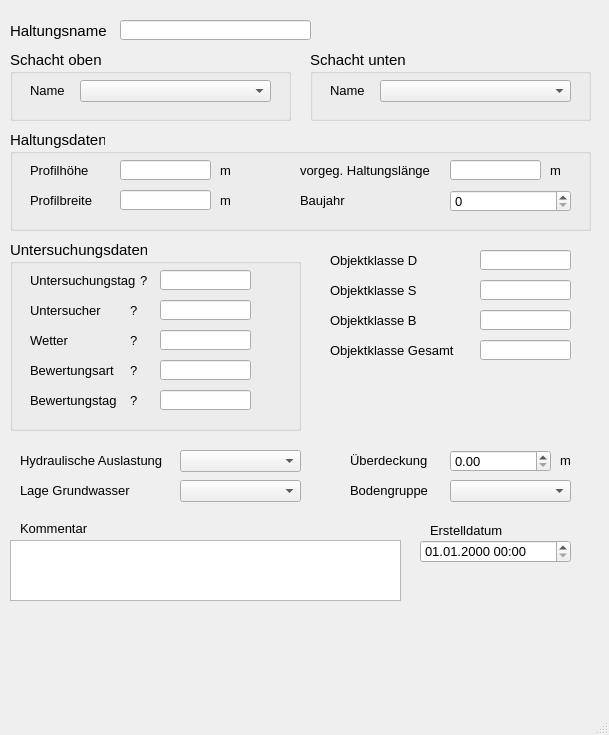
<?xml version="1.0" encoding="UTF-8"?>
<ui version="4.0">
 <class>MainWindow</class>
 <widget class="QMainWindow" name="MainWindow">
  <property name="geometry">
   <rect>
    <x>0</x>
    <y>0</y>
    <width>609</width>
    <height>735</height>
   </rect>
  </property>
  <property name="sizePolicy">
   <sizepolicy hsizetype="Preferred" vsizetype="Preferred">
    <horstretch>0</horstretch>
    <verstretch>0</verstretch>
   </sizepolicy>
  </property>
  <property name="minimumSize">
   <size>
    <width>0</width>
    <height>0</height>
   </size>
  </property>
  <property name="baseSize">
   <size>
    <width>0</width>
    <height>0</height>
   </size>
  </property>
  <property name="font">
   <font>
    <family>Tahoma</family>
    <pointsize>10</pointsize>
   </font>
  </property>
  <property name="windowTitle">
   <string>MainWindow</string>
  </property>
  <widget class="QWidget" name="centralwidget">
   <widget class="QLabel" name="label">
    <property name="geometry">
     <rect>
      <x>10</x>
      <y>20</y>
      <width>131</width>
      <height>21</height>
     </rect>
    </property>
    <property name="font">
     <font>
      <family>Tahoma</family>
      <pointsize>11</pointsize>
     </font>
    </property>
    <property name="text">
     <string>Haltungsname</string>
    </property>
   </widget>
   <widget class="QGroupBox" name="groupBox">
    <property name="geometry">
     <rect>
      <x>10</x>
      <y>50</y>
      <width>281</width>
      <height>71</height>
     </rect>
    </property>
    <property name="font">
     <font>
      <family>Tahoma</family>
      <pointsize>11</pointsize>
     </font>
    </property>
    <property name="toolTip">
     <string>&lt;html&gt;&lt;head/&gt;&lt;body&gt;&lt;p&gt;Name des oberen Schachts&lt;/p&gt;&lt;/body&gt;&lt;/html&gt;</string>
    </property>
    <property name="statusTip">
     <string>Name des oberen Schachts</string>
    </property>
    <property name="title">
     <string>Schacht oben</string>
    </property>
    <widget class="QLabel" name="label_3">
     <property name="geometry">
      <rect>
       <x>20</x>
       <y>30</y>
       <width>91</width>
       <height>21</height>
      </rect>
     </property>
     <property name="font">
      <font>
       <family>Tahoma</family>
       <pointsize>10</pointsize>
      </font>
     </property>
     <property name="text">
      <string>Name</string>
     </property>
    </widget>
    <widget class="QComboBox" name="schoben">
     <property name="geometry">
      <rect>
       <x>70</x>
       <y>30</y>
       <width>191</width>
       <height>22</height>
      </rect>
     </property>
     <property name="font">
      <font>
       <family>Tahoma</family>
       <pointsize>10</pointsize>
      </font>
     </property>
    </widget>
   </widget>
   <widget class="QGroupBox" name="groupBox_3">
    <property name="geometry">
     <rect>
      <x>310</x>
      <y>50</y>
      <width>281</width>
      <height>71</height>
     </rect>
    </property>
    <property name="font">
     <font>
      <family>Tahoma</family>
      <pointsize>11</pointsize>
     </font>
    </property>
    <property name="title">
     <string>Schacht unten</string>
    </property>
    <widget class="QLabel" name="label_9">
     <property name="geometry">
      <rect>
       <x>20</x>
       <y>30</y>
       <width>71</width>
       <height>21</height>
      </rect>
     </property>
     <property name="font">
      <font>
       <family>Tahoma</family>
       <pointsize>10</pointsize>
      </font>
     </property>
     <property name="text">
      <string>Name</string>
     </property>
    </widget>
    <widget class="QComboBox" name="schunten">
     <property name="geometry">
      <rect>
       <x>70</x>
       <y>30</y>
       <width>191</width>
       <height>22</height>
      </rect>
     </property>
     <property name="font">
      <font>
       <family>Tahoma</family>
       <pointsize>10</pointsize>
      </font>
     </property>
     <property name="toolTip">
      <string>&lt;html&gt;&lt;head/&gt;&lt;body&gt;&lt;p&gt;Name des unteren Schachts&lt;/p&gt;&lt;/body&gt;&lt;/html&gt;</string>
     </property>
     <property name="statusTip">
      <string>Name des unteren Schachts</string>
     </property>
    </widget>
   </widget>
   <widget class="QTextEdit" name="kommentar">
    <property name="geometry">
     <rect>
      <x>10</x>
      <y>540</y>
      <width>391</width>
      <height>61</height>
     </rect>
    </property>
    <property name="font">
     <font>
      <family>Tahoma</family>
      <pointsize>10</pointsize>
     </font>
    </property>
    <property name="toolTip">
     <string>&lt;html&gt;&lt;head/&gt;&lt;body&gt;&lt;p&gt;Platz für zusätzliche Kommentare.&lt;/p&gt;&lt;/body&gt;&lt;/html&gt;</string>
    </property>
    <property name="statusTip">
     <string>Platz für zusätzliche Kommentare.</string>
    </property>
   </widget>
   <widget class="QLabel" name="label_22">
    <property name="geometry">
     <rect>
      <x>20</x>
      <y>520</y>
      <width>81</width>
      <height>16</height>
     </rect>
    </property>
    <property name="font">
     <font>
      <family>Tahoma</family>
      <pointsize>10</pointsize>
     </font>
    </property>
    <property name="text">
     <string>Kommentar</string>
    </property>
   </widget>
   <widget class="QLineEdit" name="haltnam">
    <property name="geometry">
     <rect>
      <x>120</x>
      <y>20</y>
      <width>191</width>
      <height>20</height>
     </rect>
    </property>
    <property name="font">
     <font>
      <family>Tahoma</family>
      <pointsize>10</pointsize>
     </font>
    </property>
    <property name="toolTip">
     <string>&lt;html&gt;&lt;head/&gt;&lt;body&gt;&lt;p&gt;Eindeutiger Haltungsname&lt;/p&gt;&lt;/body&gt;&lt;/html&gt;</string>
    </property>
    <property name="statusTip">
     <string>Eindeutiger Haltungsname</string>
    </property>
   </widget>
   <widget class="QGroupBox" name="groupBox_2">
    <property name="geometry">
     <rect>
      <x>10</x>
      <y>130</y>
      <width>581</width>
      <height>101</height>
     </rect>
    </property>
    <property name="font">
     <font>
      <family>Tahoma</family>
      <pointsize>11</pointsize>
     </font>
    </property>
    <property name="title">
     <string>Haltungsdaten</string>
    </property>
    <widget class="QLabel" name="label_7">
     <property name="geometry">
      <rect>
       <x>20</x>
       <y>60</y>
       <width>101</width>
       <height>21</height>
      </rect>
     </property>
     <property name="font">
      <font>
       <family>Tahoma</family>
       <pointsize>10</pointsize>
      </font>
     </property>
     <property name="text">
      <string>Profilbreite</string>
     </property>
    </widget>
    <widget class="QLabel" name="label_20">
     <property name="geometry">
      <rect>
       <x>210</x>
       <y>60</y>
       <width>31</width>
       <height>21</height>
      </rect>
     </property>
     <property name="font">
      <font>
       <family>Tahoma</family>
       <pointsize>10</pointsize>
      </font>
     </property>
     <property name="text">
      <string>m </string>
     </property>
    </widget>
    <widget class="QLabel" name="label_21">
     <property name="geometry">
      <rect>
       <x>540</x>
       <y>30</y>
       <width>31</width>
       <height>21</height>
      </rect>
     </property>
     <property name="font">
      <font>
       <family>Tahoma</family>
       <pointsize>10</pointsize>
      </font>
     </property>
     <property name="text">
      <string>m </string>
     </property>
    </widget>
    <widget class="QLineEdit" name="laenge">
     <property name="geometry">
      <rect>
       <x>440</x>
       <y>30</y>
       <width>91</width>
       <height>20</height>
      </rect>
     </property>
     <property name="font">
      <font>
       <family>Tahoma</family>
       <pointsize>10</pointsize>
      </font>
     </property>
     <property name="toolTip">
      <string>&lt;html&gt;&lt;head/&gt;&lt;body&gt;&lt;p&gt;&lt;span style=&quot; font-size:10pt;&quot;&gt;vorgegebene Haltungslänge, falls diese nicht automatisch berechnet werden soll&lt;/span&gt;&lt;/p&gt;&lt;/body&gt;&lt;/html&gt;</string>
     </property>
     <property name="statusTip">
      <string>vorgegebene Haltungslänge, falls diese nicht automatisch berechnet werden soll</string>
     </property>
    </widget>
    <widget class="QLabel" name="label_17">
     <property name="geometry">
      <rect>
       <x>290</x>
       <y>30</y>
       <width>151</width>
       <height>21</height>
      </rect>
     </property>
     <property name="font">
      <font>
       <family>Tahoma</family>
       <pointsize>10</pointsize>
      </font>
     </property>
     <property name="text">
      <string>vorgeg. Haltungslänge</string>
     </property>
    </widget>
    <widget class="QLineEdit" name="hoehe">
     <property name="geometry">
      <rect>
       <x>110</x>
       <y>30</y>
       <width>91</width>
       <height>20</height>
      </rect>
     </property>
     <property name="font">
      <font>
       <family>Tahoma</family>
       <pointsize>10</pointsize>
      </font>
     </property>
     <property name="toolTip">
      <string>&lt;html&gt;&lt;head/&gt;&lt;body&gt;&lt;p&gt;Bedeutung hängt vom Profiltyp ab&lt;/p&gt;&lt;/body&gt;&lt;/html&gt;</string>
     </property>
     <property name="statusTip">
      <string>Bedeutung hängt vom Profiltyp ab</string>
     </property>
    </widget>
    <widget class="QLabel" name="label_16">
     <property name="geometry">
      <rect>
       <x>210</x>
       <y>30</y>
       <width>31</width>
       <height>21</height>
      </rect>
     </property>
     <property name="font">
      <font>
       <family>Tahoma</family>
       <pointsize>10</pointsize>
      </font>
     </property>
     <property name="text">
      <string>m </string>
     </property>
    </widget>
    <widget class="QLineEdit" name="breite">
     <property name="geometry">
      <rect>
       <x>110</x>
       <y>60</y>
       <width>91</width>
       <height>20</height>
      </rect>
     </property>
     <property name="font">
      <font>
       <family>Tahoma</family>
       <pointsize>10</pointsize>
      </font>
     </property>
     <property name="toolTip">
      <string>&lt;html&gt;&lt;head/&gt;&lt;body&gt;&lt;p&gt;Bedeutung hängt vom Profiltyp ab&lt;/p&gt;&lt;/body&gt;&lt;/html&gt;</string>
     </property>
     <property name="statusTip">
      <string>Bedeutung hängt vom Profiltyp ab</string>
     </property>
    </widget>
    <widget class="QLabel" name="label_6">
     <property name="geometry">
      <rect>
       <x>20</x>
       <y>30</y>
       <width>101</width>
       <height>21</height>
      </rect>
     </property>
     <property name="font">
      <font>
       <family>Tahoma</family>
       <pointsize>10</pointsize>
      </font>
     </property>
     <property name="text">
      <string>Profilhöhe</string>
     </property>
    </widget>
    <widget class="QSpinBox" name="baujahr">
     <property name="geometry">
      <rect>
       <x>440</x>
       <y>60</y>
       <width>121</width>
       <height>22</height>
      </rect>
     </property>
     <property name="font">
      <font>
       <family>Tahoma</family>
       <pointsize>10</pointsize>
      </font>
     </property>
    </widget>
    <widget class="QLabel" name="label_60">
     <property name="geometry">
      <rect>
       <x>290</x>
       <y>60</y>
       <width>151</width>
       <height>21</height>
      </rect>
     </property>
     <property name="font">
      <font>
       <family>Tahoma</family>
       <pointsize>10</pointsize>
      </font>
     </property>
     <property name="text">
      <string>Baujahr</string>
     </property>
    </widget>
   </widget>
   <widget class="QLabel" name="label_52">
    <property name="geometry">
     <rect>
      <x>20</x>
      <y>450</y>
      <width>151</width>
      <height>21</height>
     </rect>
    </property>
    <property name="text">
     <string>Hydraulische Auslastung</string>
    </property>
   </widget>
   <widget class="QComboBox" name="hydraulische_auslastung">
    <property name="geometry">
     <rect>
      <x>180</x>
      <y>450</y>
      <width>121</width>
      <height>22</height>
     </rect>
    </property>
    <item>
     <property name="text">
      <string/>
     </property>
    </item>
    <item>
     <property name="text">
      <string>eingehalten</string>
     </property>
    </item>
    <item>
     <property name="text">
      <string>nicht eingehalten</string>
     </property>
    </item>
   </widget>
   <widget class="QLabel" name="label_53">
    <property name="geometry">
     <rect>
      <x>20</x>
      <y>480</y>
      <width>151</width>
      <height>21</height>
     </rect>
    </property>
    <property name="text">
     <string>Lage Grundwasser</string>
    </property>
   </widget>
   <widget class="QComboBox" name="lage_grundwasser">
    <property name="geometry">
     <rect>
      <x>180</x>
      <y>480</y>
      <width>121</width>
      <height>22</height>
     </rect>
    </property>
    <item>
     <property name="text">
      <string/>
     </property>
    </item>
    <item>
     <property name="text">
      <string>kein Grundwasser</string>
     </property>
    </item>
    <item>
     <property name="text">
      <string>im Grundwasser</string>
     </property>
    </item>
    <item>
     <property name="text">
      <string>in der Wechselzone</string>
     </property>
    </item>
    <item>
     <property name="text">
      <string>oberhalb des Grundwassers</string>
     </property>
    </item>
   </widget>
   <widget class="QLabel" name="label_55">
    <property name="geometry">
     <rect>
      <x>350</x>
      <y>450</y>
      <width>151</width>
      <height>21</height>
     </rect>
    </property>
    <property name="text">
     <string>Überdeckung</string>
    </property>
   </widget>
   <widget class="QLabel" name="label_56">
    <property name="geometry">
     <rect>
      <x>350</x>
      <y>480</y>
      <width>151</width>
      <height>21</height>
     </rect>
    </property>
    <property name="text">
     <string>Bodengruppe</string>
    </property>
   </widget>
   <widget class="QComboBox" name="bodengruppe">
    <property name="geometry">
     <rect>
      <x>450</x>
      <y>480</y>
      <width>121</width>
      <height>22</height>
     </rect>
    </property>
    <item>
     <property name="text">
      <string/>
     </property>
    </item>
    <item>
     <property name="text">
      <string>Bodengruppe 1</string>
     </property>
    </item>
    <item>
     <property name="text">
      <string>Bodengruppe 2</string>
     </property>
    </item>
    <item>
     <property name="text">
      <string>Bodengruppe 3</string>
     </property>
    </item>
    <item>
     <property name="text">
      <string>Bodengruppe 4</string>
     </property>
    </item>
   </widget>
   <widget class="QDoubleSpinBox" name="ueberdeckung">
    <property name="geometry">
     <rect>
      <x>450</x>
      <y>450</y>
      <width>101</width>
      <height>22</height>
     </rect>
    </property>
   </widget>
   <widget class="QLabel" name="label_18">
    <property name="geometry">
     <rect>
      <x>560</x>
      <y>450</y>
      <width>31</width>
      <height>21</height>
     </rect>
    </property>
    <property name="text">
     <string>m </string>
    </property>
   </widget>
   <widget class="QLabel" name="label_66">
    <property name="geometry">
     <rect>
      <x>330</x>
      <y>250</y>
      <width>151</width>
      <height>21</height>
     </rect>
    </property>
    <property name="text">
     <string>Objektklasse D</string>
    </property>
   </widget>
   <widget class="QLabel" name="label_67">
    <property name="geometry">
     <rect>
      <x>330</x>
      <y>280</y>
      <width>151</width>
      <height>21</height>
     </rect>
    </property>
    <property name="text">
     <string>Objektklasse S</string>
    </property>
   </widget>
   <widget class="QLabel" name="label_68">
    <property name="geometry">
     <rect>
      <x>330</x>
      <y>310</y>
      <width>151</width>
      <height>21</height>
     </rect>
    </property>
    <property name="text">
     <string>Objektklasse B</string>
    </property>
   </widget>
   <widget class="QLabel" name="label_69">
    <property name="geometry">
     <rect>
      <x>330</x>
      <y>340</y>
      <width>151</width>
      <height>21</height>
     </rect>
    </property>
    <property name="text">
     <string>Objektklasse Gesamt</string>
    </property>
   </widget>
   <widget class="QLineEdit" name="objektklasse_gesamt">
    <property name="geometry">
     <rect>
      <x>480</x>
      <y>340</y>
      <width>91</width>
      <height>20</height>
     </rect>
    </property>
   </widget>
   <widget class="QLineEdit" name="objektklasse_dichtheit">
    <property name="geometry">
     <rect>
      <x>480</x>
      <y>250</y>
      <width>91</width>
      <height>20</height>
     </rect>
    </property>
   </widget>
   <widget class="QLineEdit" name="objektklasse_standsicherheit">
    <property name="geometry">
     <rect>
      <x>480</x>
      <y>280</y>
      <width>91</width>
      <height>20</height>
     </rect>
    </property>
   </widget>
   <widget class="QLineEdit" name="objektklasse_betriebssicherheit">
    <property name="geometry">
     <rect>
      <x>480</x>
      <y>310</y>
      <width>91</width>
      <height>20</height>
     </rect>
    </property>
   </widget>
   <widget class="QgsDateTimeEdit" name="createdat">
    <property name="geometry">
     <rect>
      <x>420</x>
      <y>540</y>
      <width>151</width>
      <height>23</height>
     </rect>
    </property>
    <property name="font">
     <font>
      <family>Tahoma</family>
      <pointsize>10</pointsize>
     </font>
    </property>
    <property name="currentSection">
     <enum>QDateTimeEdit::DaySection</enum>
    </property>
    <property name="displayFormat">
     <string>dd.MM.yyyy HH:mm</string>
    </property>
   </widget>
   <widget class="QLabel" name="label_71">
    <property name="geometry">
     <rect>
      <x>430</x>
      <y>520</y>
      <width>81</width>
      <height>21</height>
     </rect>
    </property>
    <property name="font">
     <font>
      <family>Tahoma</family>
      <pointsize>10</pointsize>
     </font>
    </property>
    <property name="text">
     <string>Erstelldatum</string>
    </property>
   </widget>
   <widget class="QGroupBox" name="groupBox_4">
    <property name="geometry">
     <rect>
      <x>10</x>
      <y>240</y>
      <width>291</width>
      <height>191</height>
     </rect>
    </property>
    <property name="font">
     <font>
      <family>Tahoma</family>
      <pointsize>11</pointsize>
     </font>
    </property>
    <property name="title">
     <string>Untersuchungsdaten</string>
    </property>
    <widget class="QLabel" name="label_70">
     <property name="geometry">
      <rect>
       <x>20</x>
       <y>30</y>
       <width>151</width>
       <height>21</height>
      </rect>
     </property>
     <property name="font">
      <font>
       <family>Tahoma</family>
       <pointsize>10</pointsize>
      </font>
     </property>
     <property name="text">
      <string>Untersuchungstag</string>
     </property>
    </widget>
    <widget class="QLabel" name="label_72">
     <property name="geometry">
      <rect>
       <x>20</x>
       <y>60</y>
       <width>151</width>
       <height>21</height>
      </rect>
     </property>
     <property name="font">
      <font>
       <family>Tahoma</family>
       <pointsize>10</pointsize>
      </font>
     </property>
     <property name="text">
      <string>Untersucher</string>
     </property>
    </widget>
    <widget class="QLabel" name="label_73">
     <property name="geometry">
      <rect>
       <x>20</x>
       <y>90</y>
       <width>151</width>
       <height>21</height>
      </rect>
     </property>
     <property name="font">
      <font>
       <family>Tahoma</family>
       <pointsize>10</pointsize>
      </font>
     </property>
     <property name="text">
      <string>Wetter</string>
     </property>
    </widget>
    <widget class="QLabel" name="label_74">
     <property name="geometry">
      <rect>
       <x>20</x>
       <y>120</y>
       <width>151</width>
       <height>21</height>
      </rect>
     </property>
     <property name="font">
      <font>
       <family>Tahoma</family>
       <pointsize>10</pointsize>
      </font>
     </property>
     <property name="text">
      <string>Bewertungsart</string>
     </property>
    </widget>
    <widget class="QLabel" name="label_75">
     <property name="geometry">
      <rect>
       <x>20</x>
       <y>150</y>
       <width>151</width>
       <height>21</height>
      </rect>
     </property>
     <property name="font">
      <font>
       <family>Tahoma</family>
       <pointsize>10</pointsize>
      </font>
     </property>
     <property name="text">
      <string>Bewertungstag</string>
     </property>
    </widget>
    <widget class="QLabel" name="label_76">
     <property name="geometry">
      <rect>
       <x>120</x>
       <y>150</y>
       <width>16</width>
       <height>21</height>
      </rect>
     </property>
     <property name="font">
      <font>
       <family>Tahoma</family>
       <pointsize>10</pointsize>
      </font>
     </property>
     <property name="text">
      <string>?</string>
     </property>
    </widget>
    <widget class="QLabel" name="label_77">
     <property name="geometry">
      <rect>
       <x>120</x>
       <y>120</y>
       <width>16</width>
       <height>21</height>
      </rect>
     </property>
     <property name="font">
      <font>
       <family>Tahoma</family>
       <pointsize>10</pointsize>
      </font>
     </property>
     <property name="text">
      <string>?</string>
     </property>
    </widget>
    <widget class="QLabel" name="label_78">
     <property name="geometry">
      <rect>
       <x>120</x>
       <y>90</y>
       <width>16</width>
       <height>21</height>
      </rect>
     </property>
     <property name="font">
      <font>
       <family>Tahoma</family>
       <pointsize>10</pointsize>
      </font>
     </property>
     <property name="text">
      <string>?</string>
     </property>
    </widget>
    <widget class="QLabel" name="label_79">
     <property name="geometry">
      <rect>
       <x>120</x>
       <y>60</y>
       <width>16</width>
       <height>21</height>
      </rect>
     </property>
     <property name="font">
      <font>
       <family>Tahoma</family>
       <pointsize>10</pointsize>
      </font>
     </property>
     <property name="text">
      <string>?</string>
     </property>
    </widget>
    <widget class="QLabel" name="label_80">
     <property name="geometry">
      <rect>
       <x>130</x>
       <y>30</y>
       <width>16</width>
       <height>21</height>
      </rect>
     </property>
     <property name="font">
      <font>
       <family>Tahoma</family>
       <pointsize>10</pointsize>
      </font>
     </property>
     <property name="text">
      <string>?</string>
     </property>
    </widget>
    <widget class="QLineEdit" name="untersuchtag">
     <property name="geometry">
      <rect>
       <x>150</x>
       <y>30</y>
       <width>91</width>
       <height>20</height>
      </rect>
     </property>
    </widget>
    <widget class="QLineEdit" name="untersucher">
     <property name="geometry">
      <rect>
       <x>150</x>
       <y>60</y>
       <width>91</width>
       <height>20</height>
      </rect>
     </property>
    </widget>
    <widget class="QLineEdit" name="wetter">
     <property name="geometry">
      <rect>
       <x>150</x>
       <y>90</y>
       <width>91</width>
       <height>20</height>
      </rect>
     </property>
    </widget>
    <widget class="QLineEdit" name="bewertungsart">
     <property name="geometry">
      <rect>
       <x>150</x>
       <y>120</y>
       <width>91</width>
       <height>20</height>
      </rect>
     </property>
    </widget>
    <widget class="QLineEdit" name="bewertungstag">
     <property name="geometry">
      <rect>
       <x>150</x>
       <y>150</y>
       <width>91</width>
       <height>20</height>
      </rect>
     </property>
    </widget>
   </widget>
  </widget>
  <widget class="QMenuBar" name="menubar">
   <property name="geometry">
    <rect>
     <x>0</x>
     <y>0</y>
     <width>609</width>
     <height>22</height>
    </rect>
   </property>
  </widget>
  <widget class="QStatusBar" name="statusbar"/>
 </widget>
 <customwidgets>
  <customwidget>
   <class>QgsDateTimeEdit</class>
   <extends>QDateTimeEdit</extends>
   <header>qgsdatetimeedit.h</header>
  </customwidget>
 </customwidgets>
 <tabstops>
  <tabstop>haltnam</tabstop>
  <tabstop>schoben</tabstop>
  <tabstop>schunten</tabstop>
  <tabstop>hoehe</tabstop>
  <tabstop>breite</tabstop>
  <tabstop>laenge</tabstop>
  <tabstop>createdat</tabstop>
  <tabstop>kommentar</tabstop>
 </tabstops>
 <resources/>
 <connections/>
</ui>
